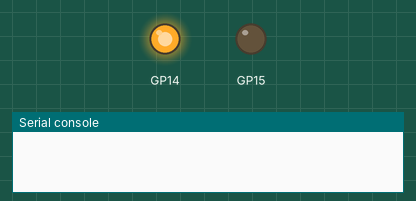
A program run on a simulated Raspberry Pi Pico running MicroPython. Shown: output pins drawn as LEDs (lit = HIGH), the last lines printed to the serial console. WiFi joins after 1.5 s; values from a settings file that is not in the repository are placeholders.

Above: at 0.1 s.
At 1.1 s:
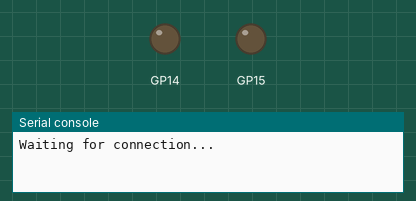
At 2.6 s:
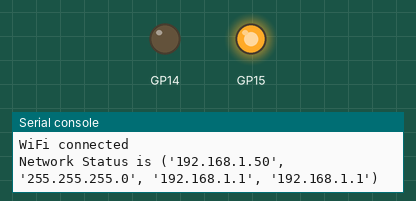
Timing chart, 0 to 4.1 s (numbered marks = the images above):
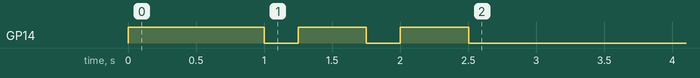

The program:

WiFiConnection.py
```python
import network
from time import sleep

import DualColourLED
from secrets import wifiHOST, wifiSSID, wifiPWD

myLED = DualColourLED.YGColourLED(14,15)
myLED.TurnYellow()
sleep(1)

network.hostname(wifiHOST)

wlan = network.WLAN(network.STA_IF)

wlan.active(True)

# nets = wlan.scan()
# print('The networks are:', *nets, sep='\n')

wlan.connect(wifiSSID, wifiPWD)

wlan_wait = 10
while wlan_wait > 0:
    if wlan.status() < 0 or wlan.status() >= 3:
        break
    wlan_wait -= 1
    print('Waiting for connection...')
    myLED.TurnOff()
    sleep(0.25)
    myLED.TurnYellow()
    sleep(0.5)

if wlan.status() != 3:
    raise RuntimeError('Network connection failed')
else:
    print('WiFi connected')
    wlan_status = wlan.ifconfig()
    print(f'Network Status is {wlan_status}')
    myLED.TurnGreen()

try:
    while True:
        sleep(0.1)
except KeyboardInterrupt:
    myLED.TurnOff()
    wlan.disconnect()
    wlan.active(False)
```

DualColourLED.py
```python
# Control dual colour LED

from machine import Pin

YGOff    = 0
YGYellow = 1
YGGreen  = 2
YGError  = 3

class YGColourLED:

    def __init__(self, yellow, green, initial = YGOff):

        self.YellowPin = Pin(yellow, Pin.OUT, value=0)
        self.GreenPin = Pin(green, Pin.OUT, value=0)

        if initial == YGOff:
            self.TurnOff()
        elif initial == YGYellow:
            self.TurnYellow()
        elif initial == YGGreen:
            self.TurnGreen()
        else:
            raise ValueError('Undefined starting state.')

    def TurnOff(self):
        self.status = YGOff
#         print('Turning off')
        try:
            self.YellowPin.low()
            self.GreenPin.low()
        except:
            self.status = YGError
            raise RuntimeError('Error setting LED off')


    def TurnYellow(self):
        self.status = YGYellow
#         print('Turning yellow')
        try:
            self.YellowPin.high()
            self.GreenPin.low()
        except:
            self.status = YGError
            raise RuntimeError('Error setting LED to yellow')

    def TurnGreen(self):
        self.status = YGGreen
#         print('Turning green')
        try:
            self.YellowPin.low()
            self.GreenPin.high()
        except:
            self.status = YGError
            raise RuntimeError('Error setting LED off')

    def Invert(self):
        if self.status == YGYellow:
#             print('Going to Green')
            self.TurnGreen()
        elif self.status == YGGreen:
#             print('Going to Yellow')
            self.TurnYellow()
        else:
            raise RuntimeError('Cannot invert an off LED')
    
```
